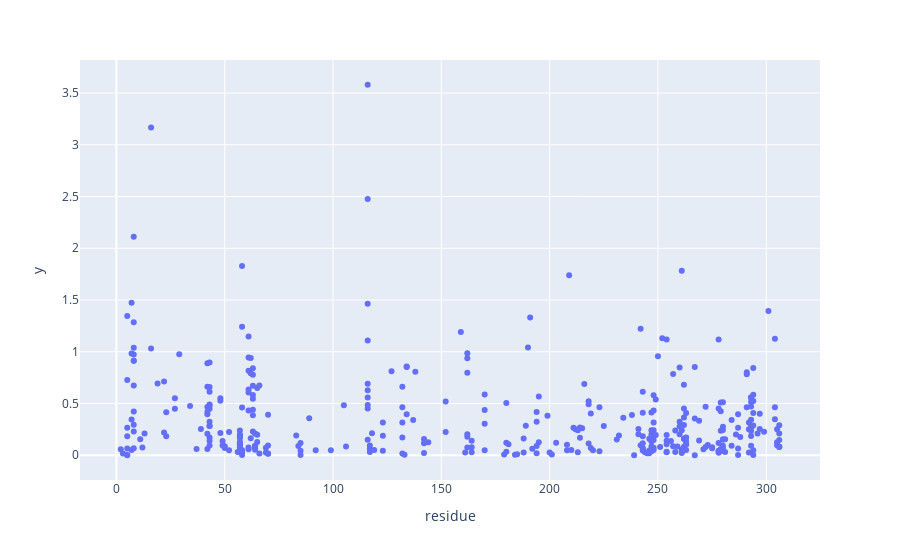

Here is the notebook cell this chart was saved with:
### Code cell
gc_vars = glu_res_concat[glu_res_concat['gc_stat']>0]
fig = px.scatter(gc_vars, x = 'residue', y = -np.log10(gc_vars['gc_pval']))
fig.show()
offline.plot(fig, filename = 'Figures/gc_manhattan.html')

### Figure 1 — Plotly figure (JSON) as saved in the notebook; plotly's stock layout.template omitted (floating-point values rounded to 4 significant figures; data arrays with more than 128 entries replaced by an {"elided": "..."} marker saying what was removed)
{"data": [{"hovertemplate": "residue=%{x}<br>y=%{y}<extra></extra>", "legendgroup": "", "marker": {"color": "#636efa", "symbol": "circle"}, "mode": "markers", "name": "", "orientation": "v", "showlegend": false, "type": "scatter", "x": {"elided": "388 int values"}, "xaxis": "x", "y": {"elided": "388 float values"}, "yaxis": "y"}], "layout": {"legend": {"tracegroupgap": 0}, "margin": {"t": 60}, "xaxis": {"anchor": "y", "domain": [0, 1], "title": {"text": "residue"}}, "yaxis": {"anchor": "x", "domain": [0, 1], "title": {"text": "y"}}}}
